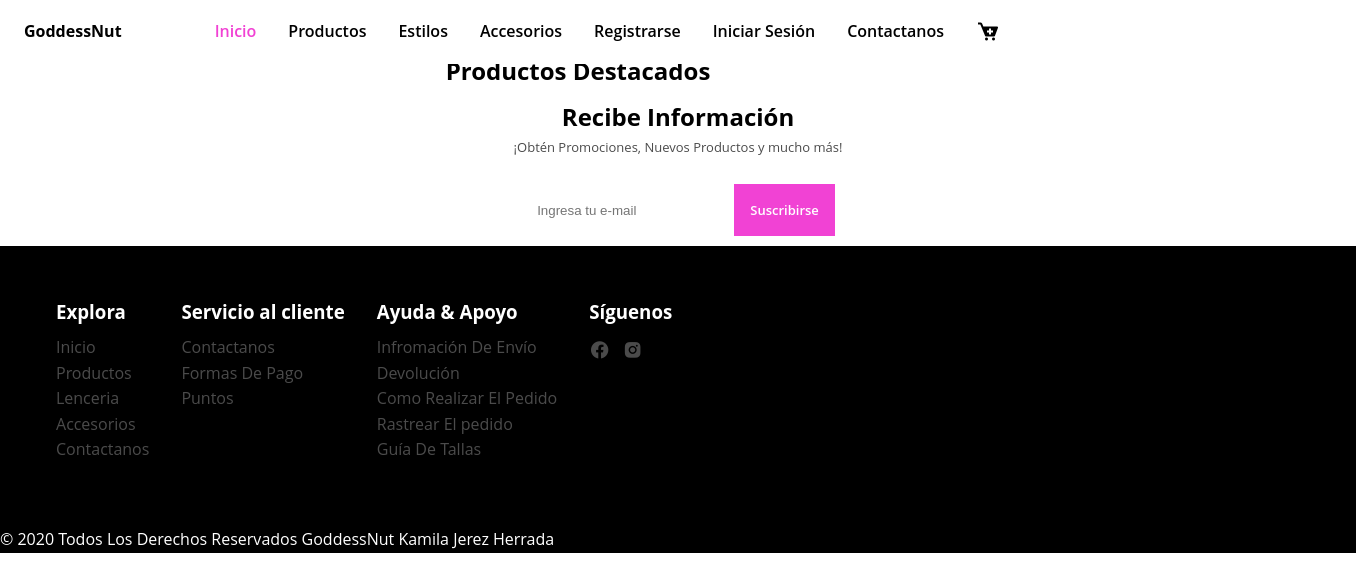
The app's page /productos/, older data.
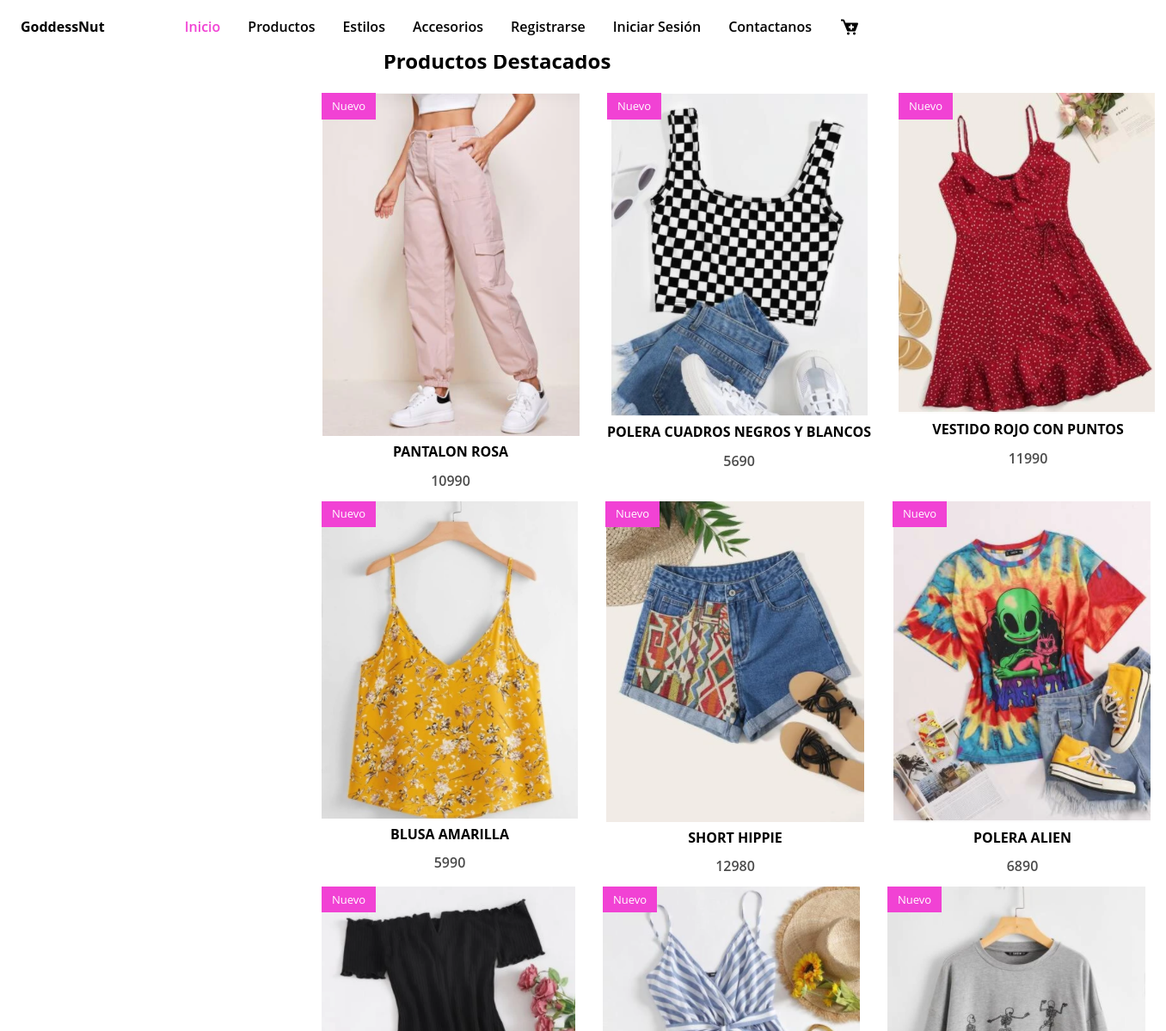
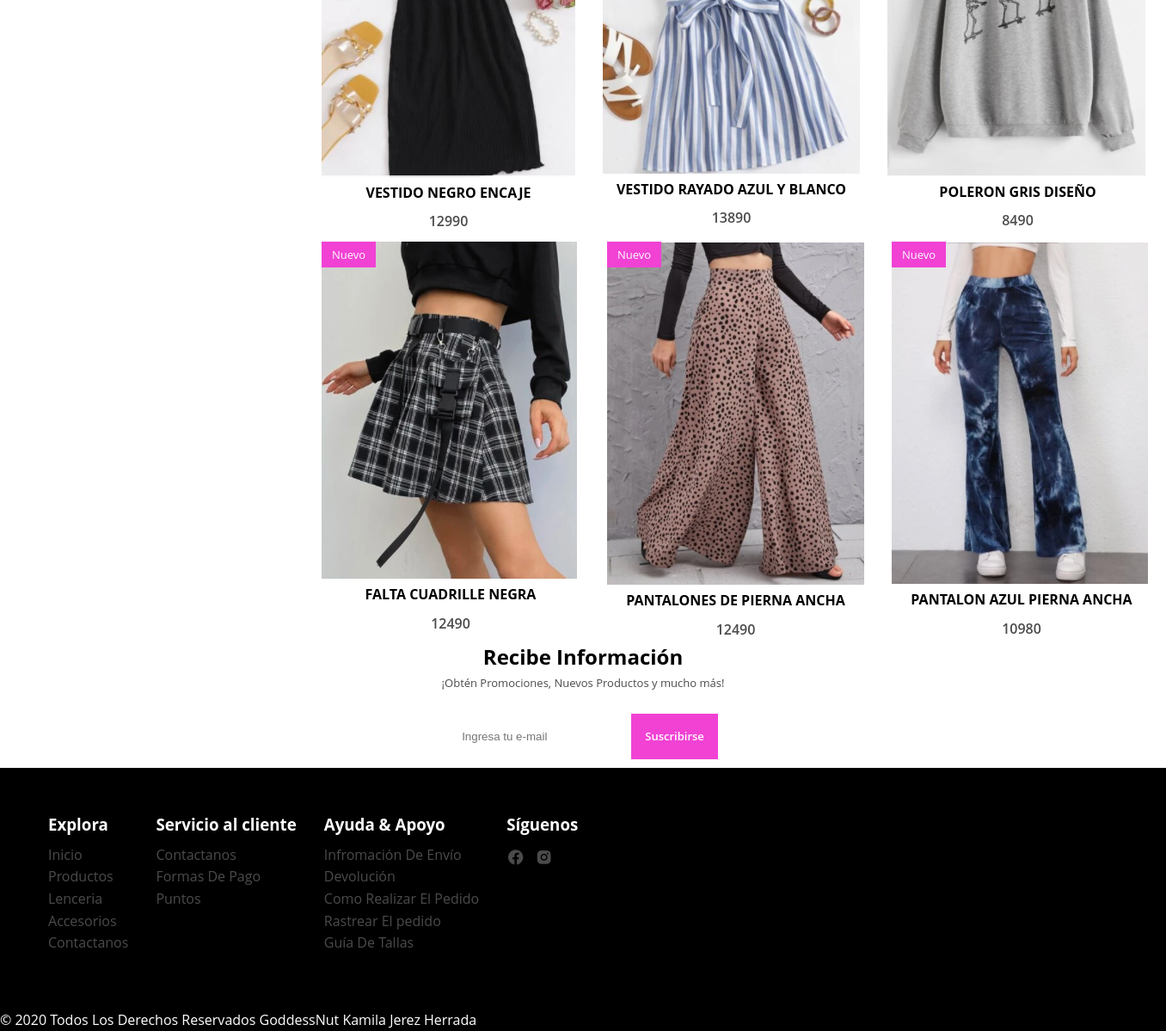
The same page, newer data (2 pictures, top to bottom).
### blog/models.py (models this page shows)
class Producto(models.Model):
    idProducto = models.IntegerField(primary_key=True)
    nombreProducto = models.CharField(max_length=50)
    precio = models.IntegerField()
    stock = models.CharField (max_length=100)
    cantidad = models.IntegerField()
    imagen = models.ImageField(null=True, upload_to='static/img/')

### blog/views.py (the view)
# urls.py: path('productos/', productos, name='productos'),
def productos(request):
    productos = Producto.objects.all()
    return render(request, "productos.html", {"listaProductos":productos})

### templates/productos.html
{% extends 'base.html' %}
{% load static %}
{% block contenido %}
<section class="seccion-destacados" id="destacados">
    <h2 class="section-title">Productos Destacados</h2>
    <div class="destacados__container bd-grid">
        {% for producto in listaProductos %}
        <div class="productos__destacados">
            {% if producto.imagen %}
            <div class="destacados__box">
                <div class="nuevos__destacados">Nuevo</div>
                <img src="{{producto.imagen.url}}" alt="" class="destacados_img">
            {% endif %}
            </div>
            <div class="destacados__data">
                <h3 class="destacados__name">{{producto.nombreProducto}}</h3>
                <span class="destacados__preci">{{producto.precio}}</span>
            </div>
        </div>
        {% endfor %}
    </div>
</section>
{% endblock %}

### templates/base.html (shortened to what this page needs)
{% load static %}
<!DOCTYPE html>
<html lang="es-ES">
<head>
    <link href='https://cdn.jsdelivr.net/npm/boxicons@2.0.5/css/boxicons.min.css' rel='stylesheet'>
    <link rel="stylesheet" href="{% static 'css/estilo.css' %}">
</head>
<body>
<header class="uno-header">
    <nav class="nav bd-grid">
        <div>
            <a href="#" class="nav__logo">GoddessNut</a>
        </div>
        <div class="nav__menu" id="nav-menu">
            <ul class="nav__list">
                <li class="nav__item"><a href="{% url 'index' %}" class="nav__link active">Inicio</a></li>
                <li class="nav__item"><a href="{% url 'productos' %}" class="nav__link">Productos</a></li>
                <li class="nav__item"><a href="{% url 'estilo' %}" class="nav__link">Estilos</a></li>
                <li class="nav__item"><a href="{% url 'productos' %}" class="nav__link">Accesorios</a></li>
                <li class="nav__item"><a href="/Web y Mobile/GoddessNut/paginas/registro.html" class="nav__link">Registrarse</a></li>
                <li class="nav__item"><a href="/Web y Mobile/GoddessNut/paginas/iniciarsesion.html" class="nav__link">Iniciar Sesión</a></li>
                <li class="nav__item"><a href="/Web y Mobile/GoddessNut/paginas/contacto.html" class="nav__link">Contactanos</a></li>
            </ul>
        </div>
        <i class='bx bxs-cart-add nav__cart' ></i>
    </nav>
</header>
   {% block contenido %}
   {% endblock %}
    <section class="seccion informacion" id="suscribirse">
        <div class="informacion__container bg-grid">
            <div class="informacion__suscribirse">
                <h2 class="seccion__title">Recibe Información</h2>
                <p class="informacion__descripcion">¡Obtén Promociones, Nuevos Productos y mucho más!</p>
                <input type="text" class="informacion__input" placeholder="Ingresa tu e-mail">
                <a href="#" class="button">Suscribirse</a>
            </div>
        </div>
    </section>
    <footer class="seccion footer">
        <div class="footer__container bd-grid">
            <div class="footer__box">
                <h3 class="footer__title">Explora</h3>
                <ul>
                    <li><a href="#" class="footer__link">Inicio</a></li>
                    <li><a href="#" class="footer__link">Productos</a></li>
                    <li><a href="#" class="footer__link">Lenceria</a></li>
                    <li><a href="#" class="footer__link">Accesorios</a></li>
                    <li><a href="#" class="footer__link">Contactanos</a></li>
                </ul>
            </div>
            <div class="footer__box">
                <h3 class="footer__title">Servicio al cliente</h3>
                <ul>
                    <li><a href="#" class="footer__link">Contactanos</a></li>
                    <li><a href="#" class="footer__link">Formas De Pago</a></li>
                    <li><a href="#" class="footer__link">Puntos</a></li>
                </ul>
            </div>
            <div class="footer__box">
                <h3 class="footer__title">Ayuda & Apoyo</h3>
                <ul>
                    <li><a href="#" class="footer__link">Infromación De Envío</a></li>
                    <li><a href="#" class="footer__link">Devolución</a></li>
                    <li><a href="#" class="footer__link">Como Realizar El Pedido</a></li>
                    <li><a href="#" class="footer__link">Rastrear El pedido</a></li>
                    <li><a href="#" class="footer__link">Guía De Tallas</a></li>
                </ul>
            </div>
            <div class="footer__box">
                <h3 class="footer__title">Síguenos</h3>
                    <a href="#" class="footer__social"><i class='bx bxl-facebook-circle' ></i></a>
                    <a href="#" class="footer__social"><i class='bx bxl-instagram-alt' ></i></a>
            </div>
        </div>
        <p class="footer__copia">&#169; 2020 Todos Los Derechos Reservados GoddessNut Kamila Jerez Herrada</p>
    </footer>
</body>
</html>

### static/css/estilo.css (style rules this page uses)
:root { --header-height: 3rem; --font-semi: 600; --font-bold:700; }
:root { --first-color: rgb(241, 66, 212); --first-color-alt: pink; --white-color: white; --dark-color: black; --dark-color-light:rgb(75, 75, 75); --pink-color: white; --pinky-color: rgb(248, 164, 223); }
:root { --body-font:'Open Sans', sans-serif; --big-font-size: 3rem; --h1-font-size: 1.5rem; --h2-font-size: 1.25rem; --normal-font-size: .938rem; --small-font-size: .75rem; }
@media screen and (min-width: 768px) { :root { --body-font:'Open Sans', sans-serif; --big-font-size: 6rem; --h1-font-size: 2.25rem; --h2-font-size: 1.5rem; --normal-font-size: 1rem; --small-font-size: .813rem; } }
:root { --mb-1: .5rem; --mb-2: 1rem; --mb-3: 1.5rem; --mb-4: 2rem; }
:root { --z-tooltip: 10; --z-fixed: 100; }
*,::before,::after { box-sizing: border-box; }
html { scroll-behavior: smooth; }
body { margin: var(--header-height) 0 0 0; font-family: var(--body-font); font-size: var(--normal-font-size); color: var(--dark-color); line-height: 1.6; }
h1,h2,p { margin: 0; }
ul { margin: 0; padding: 0; list-style: none; }
a { text-decoration: none; color: var(--dark-color); }
img { max-width: 100%; height: auto; }
.section-title { font-size: var(--h2-font-size); color: var(--dark-color); margin: var(--mb-4) 0 var(--mb-1); text-align: center; position: relative; right: 100px; top: 20px; }
.bd-grid { max-width: 1024px; display: grid; grid-template-columns: 100%; grid-column-gap: 2rem; width: calc(100% - 3rem); margin-left: var(--mb-3); margin-right: var(--mb-3); }
.uno-header { width: 100%; position: fixed; top: 0; left: 0; z-index: var(--z-fixed); background-color: var(--pink-color); }
.nav { height: var(--header-height); display: flex; justify-content: space-between; align-items: center; }
.nav__item { margin-bottom: var(--mb-4); }
.nav__link { color: var(--dark-color); font-weight: var(--font-semi); }
.nav__logo { font-weight: var(--font-bold); }
.nav__cart { font-size: 1.5rem; margin-right: var(--mb-2); }
.active { color: var(--first-color); }
.button { display: inline-block; background-color: var(--first-color); color: var(--white-color); padding: 1rem; font-size: var(--small-font-size); font-weight: var(--font-semi); transition: .3s; position: relative; top: 30px; }
.destacados__container { display: flex; flex-wrap: wrap; bottom: 20px; }
.section-title { left: center; }
.productos__destacados { transition: .3s; }
.destacados__box { position: relative; display: flex; justify-content: center; background-color: var(--pink-color); left: 350px; top: 30px; }
.nuevos__destacados { position: absolute; top: 0; left: 0; background-color: var(--first-color); color: var(--white-color); padding: .3rem .75rem; font-size: var(--small-font-size); }
.destacados__data { text-align: center; position: relative; left: 350px; top: 20px; }
.destacados__name { margin-bottom: var(--mb-1); text-transform: uppercase; font-size: var(--normal-font-size); }
.destacados__preci { color: var(--dark-color-light); font-weight: var(--font-semi); }
.informacion { text-align: center; }
.seccion__title { position: relative; top: 20px; }
.informacion__descripcion { position: relative; top: 20px; }
.informacion__descripcion { margin-bottom: var(--mb-2); font-size: var(--small-font-size); color: var(--dark-color-light); }
.informacion__input { outline: none; border: none; background-color: var(--pink-color); padding: 0 1rem; position: relative; top: 30px; }
.footer { background-color: var(--dark-color); color: var(--white-color); position: relative; top: 40px; }
.footer__container { row-gap: 1.5rem; margin-bottom: var(--mb-4); display: flex; }
.footer__title { margin-bottom: var(--mb-1); }
.footer__link, .footer__social { color: var(--dark-color-light); }
.footer__social { font-size: 1.3rem; margin-right: var(--mb-1); }
@media screen and (min-width: 768px) { body { margin: 0; } }
@media screen and (min-width: 768px) { .nav { height: calc(var(--header-height) + 1rem); justify-content: initial; } }
@media screen and (min-width: 768px) { .nav__menu { margin-left: auto; } }
@media screen and (min-width: 768px) { .nav__list { display: flex; } }
@media screen and (min-width: 768px) { .nav__item { margin-left: var(--mb-4); margin-bottom: 0; } }
@media screen and (min-width: 768px) { .destacados__container { grid-template-columns: repeat(4,1fr); } }
@media screen and (min-width: 768px) { .footer__container { padding: 2rem 0; } }

Row changes from the older to the newer data that the page shows:
added Producto: imagen (picture), nombreProducto "PANTALON ROSA", precio "10990"
added Producto: imagen (picture), nombreProducto "POLERA CUADROS NEGROS Y BLANCOS", precio "5690"
added Producto: imagen (picture), nombreProducto "VESTIDO ROJO CON PUNTOS", precio "11990"
added Producto: imagen (picture), nombreProducto "BLUSA AMARILLA", precio "5990"
added Producto: imagen (picture), nombreProducto "SHORT HIPPIE", precio "12980"
added Producto: imagen (picture), nombreProducto "POLERA ALIEN", precio "6890"
added Producto: imagen (picture), nombreProducto "VESTIDO NEGRO ENCAJE", precio "12990"
added Producto: imagen (picture), nombreProducto "VESTIDO RAYADO AZUL Y BLANCO", precio "13890"
added Producto: imagen (picture), nombreProducto "POLERON GRIS DISEÑO", precio "8490"
added Producto: imagen (picture), nombreProducto "FALTA CUADRILLE NEGRA", precio "12490"
added Producto: imagen (picture), nombreProducto "PANTALONES DE PIERNA ANCHA", precio "12490"
added Producto: imagen (picture), nombreProducto "PANTALON AZUL PIERNA ANCHA", precio "10980"
